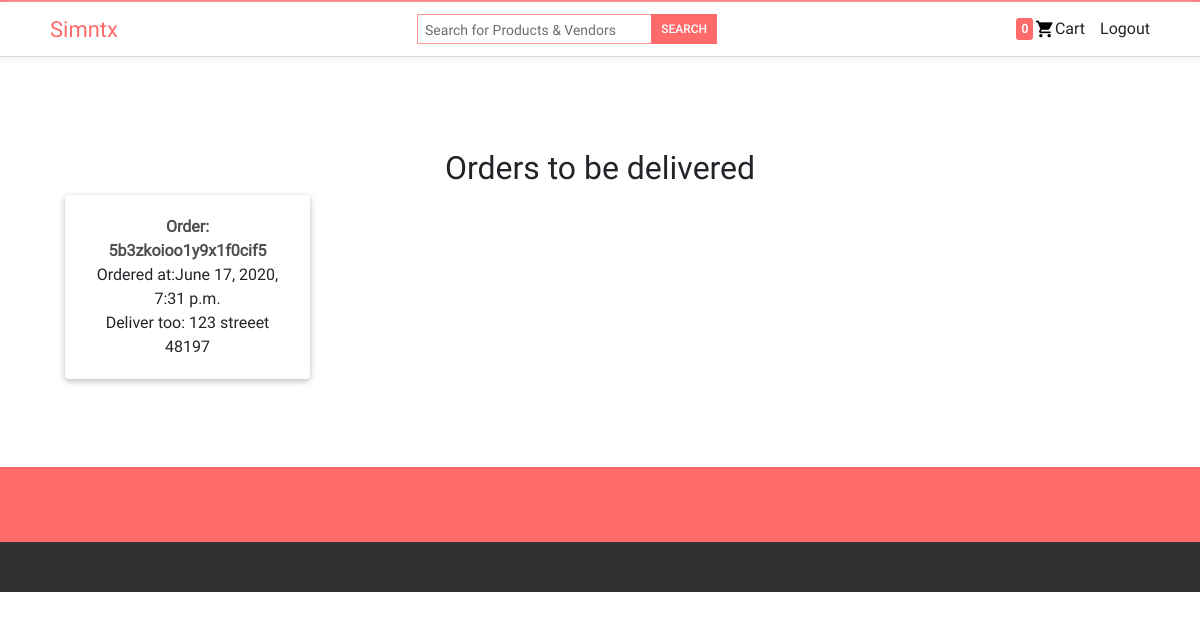
Screenshot of /drivers/ (signed in) with the database file from the repository.
### core/models.py (models this page shows, shortened)
class Order(models.Model):
    user = models.ForeignKey(settings.AUTH_USER_MODEL,
                             on_delete=models.CASCADE)
    ref_code = models.CharField(max_length=20, blank=True, null=True)
    items = models.ManyToManyField(OrderItem)
    start_date = models.DateTimeField(auto_now_add=True)
    ordered_date = models.DateTimeField()
    ordered = models.BooleanField(default=False)
    shipping_address = models.ForeignKey(
        'Address', related_name='shipping_address', on_delete=models.SET_NULL, blank=True, null=True)
    billing_address = models.ForeignKey(
        'Address', related_name='billing_address', on_delete=models.SET_NULL, blank=True, null=True)
    payment = models.ForeignKey(
        'Payment', on_delete=models.SET_NULL, blank=True, null=True)
    coupon = models.ForeignKey(
        'Coupon', on_delete=models.SET_NULL, blank=True, null=True)
    being_delivered = models.BooleanField(default=False)
    received = models.BooleanField(default=False)
    refund_requested = models.BooleanField(default=False)
    refund_granted = models.BooleanField(default=False)
    driver = models.CharField(default="None", max_length=20)
    '''
    1. Item added to cart
    2. Adding a billing address
    (Failed checkout)
    3. Payment
    (Preprocessing, processing, packaging etc.)
    4. Being delivered
    5. Received
    6. Refunds
    '''
    def get_ref_code(self):
        return self.ref_code

class Address(models.Model):
    user = models.ForeignKey(settings.AUTH_USER_MODEL, on_delete=models.CASCADE)
    street_address = models.CharField(max_length=100)
    apartment_address = models.CharField(max_length=100)
    country = CountryField(multiple=False)
    zip = models.CharField(max_length=100)
    address_type = models.CharField(max_length=1, choices=ADDRESS_CHOICES)
    default = models.BooleanField(default=False)
    class Meta:
        verbose_name_plural = 'Addresses'

### core/views.py (the view)
# urls.py: path('drivers/', views.drivers, name='drivers'),
def drivers(request):
    context = {
        'orders': Order.objects.filter(ordered=True)
    }
    return render(request, "drivers.html", context)

### core/templatetags/cart_template_tags.py (called while the page is built)
@register.filter
def cart_item_count(user):
    if user.is_authenticated:
        qs = Order.objects.filter(user=user, ordered=False)
        if qs.exists():
            return qs[0].items.count()
    return 0

### templates/drivers.html (shortened to what this page needs)
{% extends "base.html" %}
{% block css %}
	{% include 'bootstrap_css.html' %}
{% endblock %}
{% block content %}
  <main>
    <div class="container">
      <section class="text-center mb-4">
      <h2>Orders to be delivered</h2>
        <div class="row wow fadeIn">
          {% for order in orders %}
          <div class="col-lg-3 col-md-6 mb-4">
            <div class="card">
              <div class="card-body text-center">
                <p>
                  <strong>
                    <a href="" class="dark-grey-text">Order: {{ order.get_ref_code}}
                    </a>
                  </strong>
                </p>
                <p>Ordered at:{{ order.ordered_date }}</p>
                <p>Deliver too: {{ order.shipping_address.street_address }}
                {{ order.shipping_address.zip }}
                </p>
              </div>
            </div>
          </div>
          {% endfor %}
        </div>
      </section>
    </div>
  </main>
{% endblock content %}

### templates/nav.html (shortened to what this page needs)
{% load staticfiles %}
{% load cart_template_tags %}
<div id = "nav" class = "shadow">
	<div class = "safe-div divided" style = "align-items: center;">
		<div class = "nav-section" id = "nav-left">
			<a href = "{% url 'core:index' %}">Simntx</a>
		</div>
		<form id = "search-form" action = "{% url 'core:search' %}" method = "POST">
			{% include 'searchbar.html' %}
		</form>
		<div class = "nav-section" id = "nav-right">
			{% if request.user.is_authenticated %}
				<div class = "nav-button">
					<a href = "{% url 'core:order-summary' %}">
						<div id = "item-count-badge">{{ request.user|cart_item_count }}</div>
						<img src = "{% static 'img/cart.png' %}">
						<p>Cart</p>
					</a>
				</div>
				<div class = "nav-button">
					<a href = "{% url 'account_logout' %}">Logout</a>
				</div>
			{% endif %}
		</div>
	</div>
</div>

### static_in_env/css/base.css (style rules this page uses)
:root { --safe: 100%; --primary: #ff6b6b; --secondary: #2f3133; --price: #116d00; }
* { margin: 0; padding: 0; }
body { display: flex; flex-direction: column; font-family: Roboto-Regular; border-top: 2px solid var(--primary); }
.safe-div { width: var(--safe); margin: auto; }
.shadow { box-shadow: 0 2px 8px #eee !important; }
.divided { display: flex; justify-content: space-between; }
.divided > div { height: 100%; display: flex; align-items: center; justify-content: center; }
a:link { text-decoration: none; color: inherit; }
@media (min-width: 576px) { :root { --safe: 100%; } }
@media (min-width: 768px) { :root { --safe: 600px; } }
@media (min-width: 992px) { :root { --safe: 800px; } }
@media (min-width: 1200px) { :root { --safe: 1100px; } }

### static_in_env/css/nav.css (style rules this page uses)
p { padding: 0; margin: 0; }
#nav { width: 100%; height: 55px; background: white; border-bottom: 1px solid #ddd; }
#nav .safe-div { height: 100%; }
#nav-left { font-size: 22px; color: var(--primary); }
.nav-button:not(:first-child) { margin-left: 15px; }
.nav-button a { display: flex; align-items: center; }
.nav-button a > :first-child { margin-right: 2px; }
#item-count-badge { background: var(--primary); font-size: 12px; font-weight: bold; color: white; padding: 2px 5px; border-radius: 3px; }
::placeholder { font-size: 14px; color: var(--secondary); }

### rows the page displays
Order: get_ref_code "5b3zkoioo1y9x1f0cif5", ordered_date "June 17, 2020, 7:31 p.m.", shipping_address.street_address "123 streeet", shipping_address.zip "48197"

### other values shown
{{ request.user|cart_item_count }} "0"
